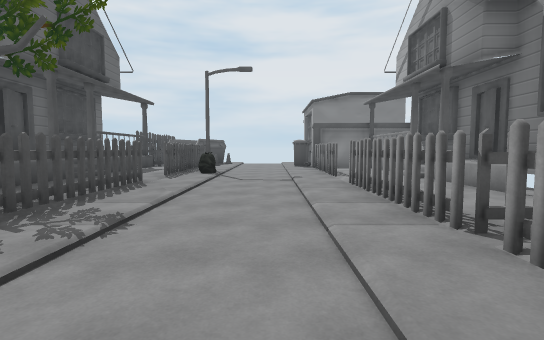
[1] (above)

17 first-person views from a walk through a Unity game level. The camera is 1.5 m above the floor, tilts 4° down and sees 85° across. The floor is counted in squares, 2 m on a side. Each view is taken from the middle of a square. On the plan, view 1 faces up. The plan holds only what a view shows up to about 10 squares ahead; the rest is blank. The place goes on beyond the plan. Some animated figures are left out.

[2]
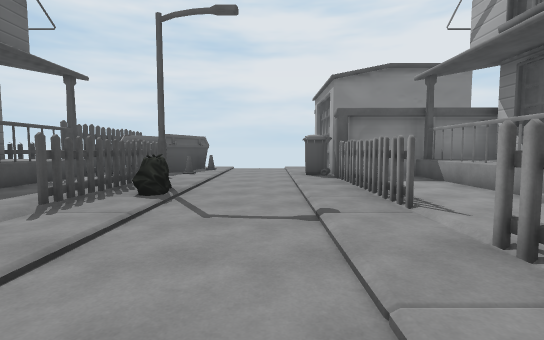

[3]
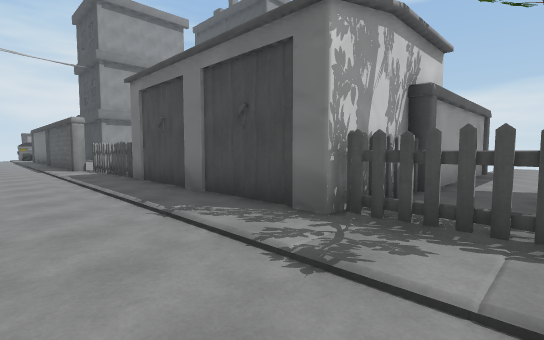

[4]
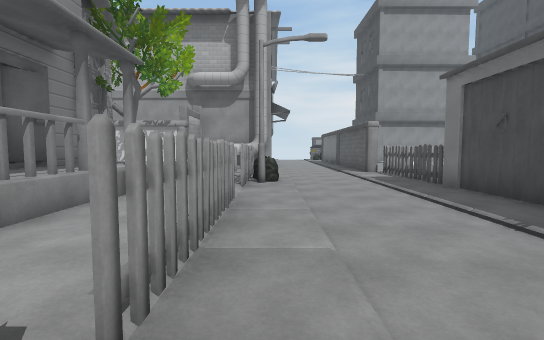

[5]
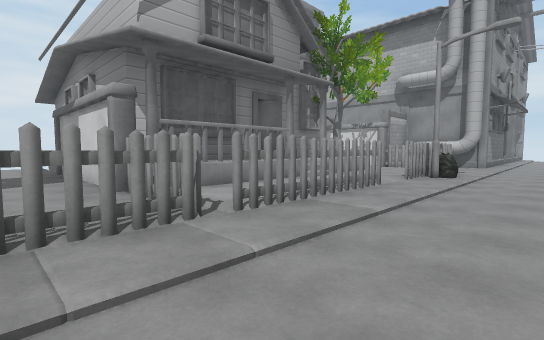

[6]
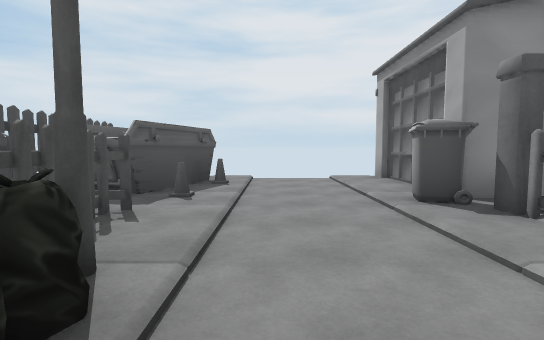

[7]
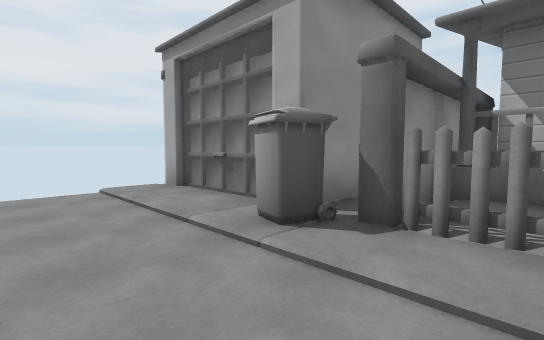

[8]
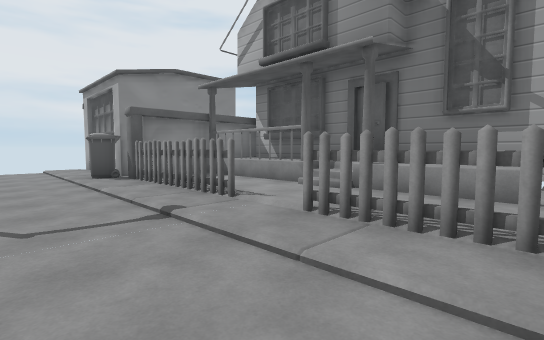

[9]
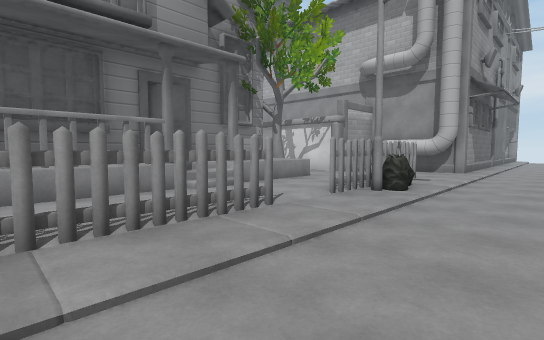

[10]
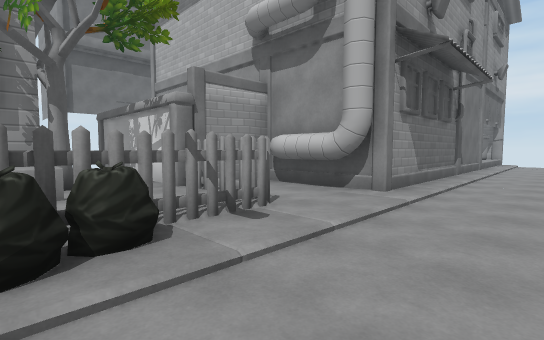

[11]
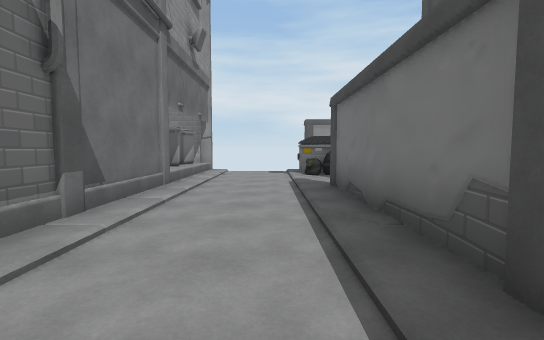

[12]
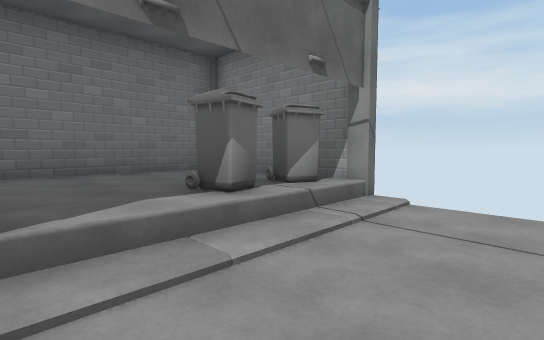

[13]
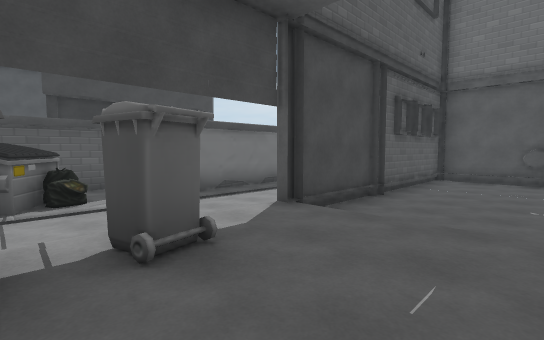

[14]
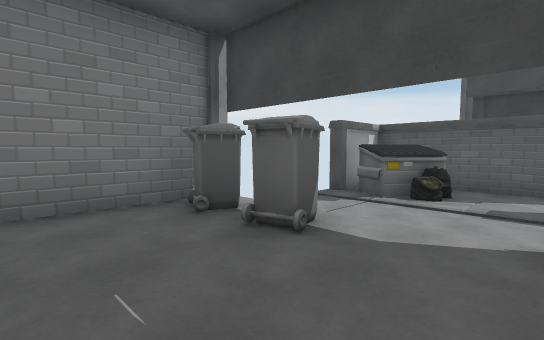

[15]
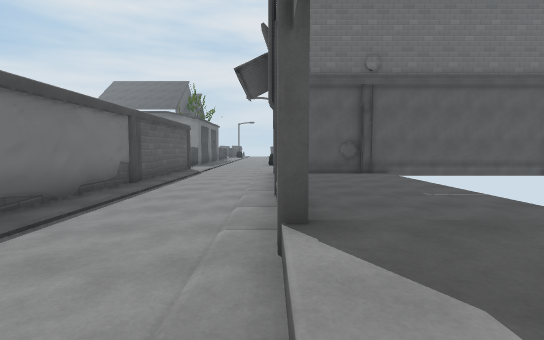

[16]
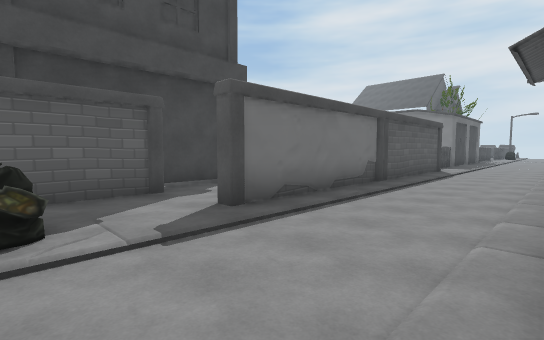

[17]
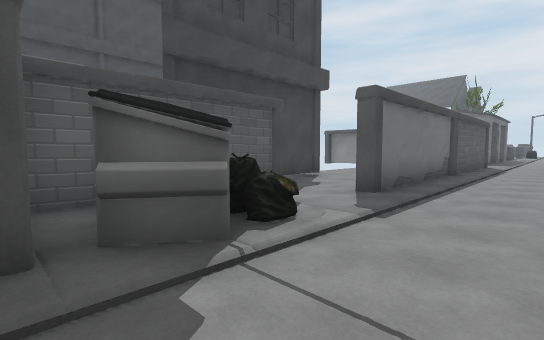

### Floor plan
Key: @ floor where view 1 was taken; # wall or solid block; x gap in a wall; . main floor; : floor 0.25 m higher than the main floor; + floor 0.5 m higher than the main floor; * floor 1 m higher than the main floor; / step, stairs or slope; = window, fence, low wall or low ledge; S streetlight; C cone; G garage; T tree; U dumpster.
Columns run from 4 left of view 1 to 8 right of it. Each row starts with its distance up from view 1.
 16       #
 15   x..:#
 14  #C..:#
 13 ##:..:#
 12  #C..####
 11  #:..:#:##
 10  #S..:#:*#
  9  ##..:#:*#
  8  ##..:#:**#
  7  ::..:://##
  6 ##:..:#:= #
  5  #:..:#:*
  4  #:..:x://:::
  3  #:..:#::::::
  2  #:..:#######
  1  #:..:#:*#
  0  #:.@:#:*##
 -1  #:..:#:**#
 -2  #:..:://##
 -3  G:..::#/*#
 -4  #:..S:=*#
 -5  #:..##:/T
 -6  #:..:#::
 -7 ###..:######x
 -8   #..:###
 -9   #..##.##
-10   #..#...
-11   #..#...
-12   #..#...
-13   #..#...
-14  .#..#...
-15  .#..#...
-16 #.:..////x
-17 #.:../+++#
-18 #U#../#++#
-19 #UU../x++#
-20 ###..#####

Where each view was taken, in squares from view 1:
view 1: 0 up, 0 right, facing up
view 2: 4 up, 0 right, facing up
view 3: 4 up, 0 right, facing down-left
view 4: 3 up, 1 right, facing down
view 5: 4 up, 1 left, facing down-right
view 6: 8 up, 1 left, facing up
view 7: 10 up, 1 left, facing up-right
view 8: 4 up, 1 left, facing up-right
view 9: 1 up, 1 left, facing down-right
view 10: 4 down, 1 left, facing down-right
view 11: 10 down, 1 left, facing down
view 12: 16 down, 1 left, facing down-right
view 13: 19 down, 4 right, facing up-left
view 14: 16 down, 4 right, facing down-left
view 15: 18 down, 1 right, facing up
view 16: 18 down, 1 right, facing up-left
view 17: 20 down, 0 right, facing up-left
